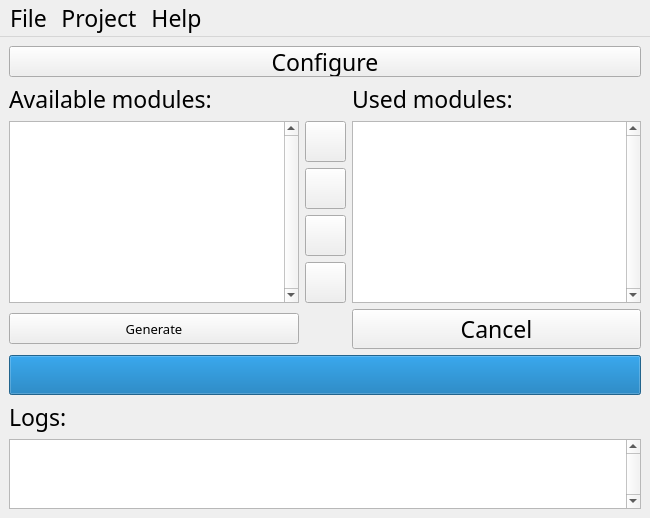
<?xml version="1.0" encoding="UTF-8"?>
<ui version="4.0">
 <class>DependencyManagerMain</class>
 <widget class="QMainWindow" name="DependencyManagerMain">
  <property name="windowModality">
   <enum>Qt::NonModal</enum>
  </property>
  <property name="geometry">
   <rect>
    <x>0</x>
    <y>0</y>
    <width>650</width>
    <height>495</height>
   </rect>
  </property>
  <property name="font">
   <font>
    <family>Nyala</family>
    <pointsize>17</pointsize>
   </font>
  </property>
  <property name="windowTitle">
   <string>GUI Dependencies Manager</string>
  </property>
  <widget class="QWidget" name="centralwidget">
   <layout class="QVBoxLayout" name="verticalLayout_2">
    <item>
     <layout class="QGridLayout" name="gridLayout">
      <item row="0" column="0" colspan="3">
       <widget class="QPushButton" name="configureButton">
        <property name="minimumSize">
         <size>
          <width>10</width>
          <height>31</height>
         </size>
        </property>
        <property name="text">
         <string>Configure</string>
        </property>
       </widget>
      </item>
      <item row="2" column="2">
       <widget class="QListView" name="usedListView">
        <property name="verticalScrollBarPolicy">
         <enum>Qt::ScrollBarAlwaysOn</enum>
        </property>
       </widget>
      </item>
      <item row="2" column="0">
       <widget class="QListView" name="availableListView">
        <property name="verticalScrollBarPolicy">
         <enum>Qt::ScrollBarAlwaysOn</enum>
        </property>
        <property name="editTriggers">
         <set>QAbstractItemView::NoEditTriggers</set>
        </property>
       </widget>
      </item>
      <item row="5" column="0">
       <layout class="QHBoxLayout" name="horizontalLayout">
        <item>
         <widget class="QLabel" name="label">
          <property name="text">
           <string>Logs:</string>
          </property>
         </widget>
        </item>
        <item>
         <spacer name="horizontalSpacer">
          <property name="orientation">
           <enum>Qt::Horizontal</enum>
          </property>
          <property name="sizeHint" stdset="0">
           <size>
            <width>40</width>
            <height>20</height>
           </size>
          </property>
         </spacer>
        </item>
       </layout>
      </item>
      <item row="1" column="2">
       <widget class="QLabel" name="staticLabel_1">
        <property name="text">
         <string>Used modules:</string>
        </property>
       </widget>
      </item>
      <item row="6" column="0" colspan="3">
       <widget class="QTextBrowser" name="logsBrowser">
        <property name="verticalScrollBarPolicy">
         <enum>Qt::ScrollBarAlwaysOn</enum>
        </property>
       </widget>
      </item>
      <item row="2" column="1">
       <layout class="QVBoxLayout" name="verticalLayout">
        <item>
         <spacer name="verticalSpacer_2">
          <property name="orientation">
           <enum>Qt::Vertical</enum>
          </property>
          <property name="sizeHint" stdset="0">
           <size>
            <width>20</width>
            <height>40</height>
           </size>
          </property>
         </spacer>
        </item>
        <item>
         <widget class="QPushButton" name="allRightButton">
          <property name="minimumSize">
           <size>
            <width>41</width>
            <height>41</height>
           </size>
          </property>
          <property name="maximumSize">
           <size>
            <width>41</width>
            <height>41</height>
           </size>
          </property>
          <property name="text">
           <string/>
          </property>
          <property name="icon">
           <iconset resource="res.qrc">
            <normaloff>:/res/Resources/all_right.png</normaloff>:/res/Resources/all_right.png</iconset>
          </property>
         </widget>
        </item>
        <item>
         <widget class="QPushButton" name="rightButton">
          <property name="minimumSize">
           <size>
            <width>41</width>
            <height>41</height>
           </size>
          </property>
          <property name="maximumSize">
           <size>
            <width>41</width>
            <height>41</height>
           </size>
          </property>
          <property name="text">
           <string/>
          </property>
          <property name="icon">
           <iconset resource="res.qrc">
            <normaloff>:/res/Resources/right.png</normaloff>:/res/Resources/right.png</iconset>
          </property>
         </widget>
        </item>
        <item>
         <widget class="QPushButton" name="leftButton">
          <property name="minimumSize">
           <size>
            <width>41</width>
            <height>41</height>
           </size>
          </property>
          <property name="maximumSize">
           <size>
            <width>41</width>
            <height>41</height>
           </size>
          </property>
          <property name="text">
           <string/>
          </property>
          <property name="icon">
           <iconset resource="res.qrc">
            <normaloff>:/res/Resources/left.png</normaloff>:/res/Resources/left.png</iconset>
          </property>
         </widget>
        </item>
        <item>
         <widget class="QPushButton" name="allLeftButton">
          <property name="minimumSize">
           <size>
            <width>41</width>
            <height>41</height>
           </size>
          </property>
          <property name="maximumSize">
           <size>
            <width>41</width>
            <height>41</height>
           </size>
          </property>
          <property name="text">
           <string/>
          </property>
          <property name="icon">
           <iconset resource="res.qrc">
            <normaloff>:/res/Resources/all_left.png</normaloff>:/res/Resources/all_left.png</iconset>
          </property>
         </widget>
        </item>
        <item>
         <spacer name="verticalSpacer">
          <property name="orientation">
           <enum>Qt::Vertical</enum>
          </property>
          <property name="sizeHint" stdset="0">
           <size>
            <width>20</width>
            <height>40</height>
           </size>
          </property>
         </spacer>
        </item>
       </layout>
      </item>
      <item row="1" column="0">
       <widget class="QLabel" name="staticLabel">
        <property name="text">
         <string>Available modules:</string>
        </property>
       </widget>
      </item>
      <item row="4" column="0" colspan="3">
       <widget class="QProgressBar" name="progressBar">
        <property name="value">
         <number>100</number>
        </property>
        <property name="textVisible">
         <bool>false</bool>
        </property>
        <property name="format">
         <string/>
        </property>
       </widget>
      </item>
      <item row="3" column="0">
       <widget class="QPushButton" name="generateButton">
        <property name="enabled">
         <bool>true</bool>
        </property>
        <property name="minimumSize">
         <size>
          <width>71</width>
          <height>31</height>
         </size>
        </property>
        <property name="font">
         <font>
          <pointsize>10</pointsize>
         </font>
        </property>
        <property name="text">
         <string>Generate</string>
        </property>
       </widget>
      </item>
      <item row="3" column="2">
       <widget class="QPushButton" name="cancelButton">
        <property name="text">
         <string>Cancel</string>
        </property>
       </widget>
      </item>
     </layout>
    </item>
   </layout>
  </widget>
  <widget class="QMenuBar" name="menuBar">
   <property name="geometry">
    <rect>
     <x>0</x>
     <y>0</y>
     <width>650</width>
     <height>20</height>
    </rect>
   </property>
   <property name="minimumSize">
    <size>
     <width>0</width>
     <height>0</height>
    </size>
   </property>
   <widget class="QMenu" name="menuFile">
    <property name="title">
     <string>File</string>
    </property>
    <addaction name="actionStartFromScratch"/>
    <addaction name="actionSettings"/>
    <addaction name="separator"/>
    <addaction name="actionMinimize"/>
    <addaction name="actionExit"/>
   </widget>
   <widget class="QMenu" name="menuProject">
    <property name="title">
     <string>Project</string>
    </property>
    <addaction name="actionConfigure"/>
    <addaction name="actionGenerate"/>
   </widget>
   <widget class="QMenu" name="menuHelp">
    <property name="title">
     <string>Help</string>
    </property>
    <addaction name="actionHelp_me"/>
    <addaction name="actionAbout_Qt"/>
   </widget>
   <addaction name="menuFile"/>
   <addaction name="menuProject"/>
   <addaction name="menuHelp"/>
  </widget>
  <action name="actionNew_project">
   <property name="text">
    <string>New project</string>
   </property>
   <property name="shortcut">
    <string>Ctrl+N</string>
   </property>
  </action>
  <action name="actionOpen_project">
   <property name="text">
    <string>Open project...</string>
   </property>
   <property name="shortcut">
    <string>Ctrl+O</string>
   </property>
  </action>
  <action name="actionRebuild">
   <property name="text">
    <string>Configure</string>
   </property>
   <property name="shortcut">
    <string>Ctrl+R</string>
   </property>
   <property name="shortcutContext">
    <enum>Qt::ApplicationShortcut</enum>
   </property>
  </action>
  <action name="actionSave_project">
   <property name="text">
    <string>Save project...</string>
   </property>
   <property name="shortcut">
    <string>Ctrl+S</string>
   </property>
  </action>
  <action name="actionSave_project_as">
   <property name="text">
    <string>Save project as...</string>
   </property>
   <property name="shortcut">
    <string>Ctrl+Shift+S</string>
   </property>
  </action>
  <action name="actionClose">
   <property name="text">
    <string>Close project</string>
   </property>
   <property name="shortcut">
    <string>Ctrl+Shift+Q</string>
   </property>
  </action>
  <action name="actionMinimize">
   <property name="text">
    <string>Minimize</string>
   </property>
   <property name="shortcut">
    <string>Ctrl+M</string>
   </property>
  </action>
  <action name="actionExit">
   <property name="text">
    <string>Exit</string>
   </property>
   <property name="shortcut">
    <string>Ctrl+Q</string>
   </property>
   <property name="shortcutContext">
    <enum>Qt::ApplicationShortcut</enum>
   </property>
   <property name="menuRole">
    <enum>QAction::QuitRole</enum>
   </property>
  </action>
  <action name="actionAbout_Qt">
   <property name="text">
    <string>About Qt</string>
   </property>
   <property name="menuRole">
    <enum>QAction::AboutQtRole</enum>
   </property>
  </action>
  <action name="actionSettings">
   <property name="text">
    <string>Settings</string>
   </property>
  </action>
  <action name="actionStartFromScratch">
   <property name="text">
    <string>Start from scratch</string>
   </property>
  </action>
  <action name="actionConfigure">
   <property name="text">
    <string>Configure</string>
   </property>
  </action>
  <action name="actionGenerate">
   <property name="text">
    <string>Generate</string>
   </property>
  </action>
  <action name="actionHelp_me">
   <property name="text">
    <string>Help me</string>
   </property>
  </action>
 </widget>
 <resources>
  <include location="res.qrc"/>
 </resources>
 <connections/>
</ui>
